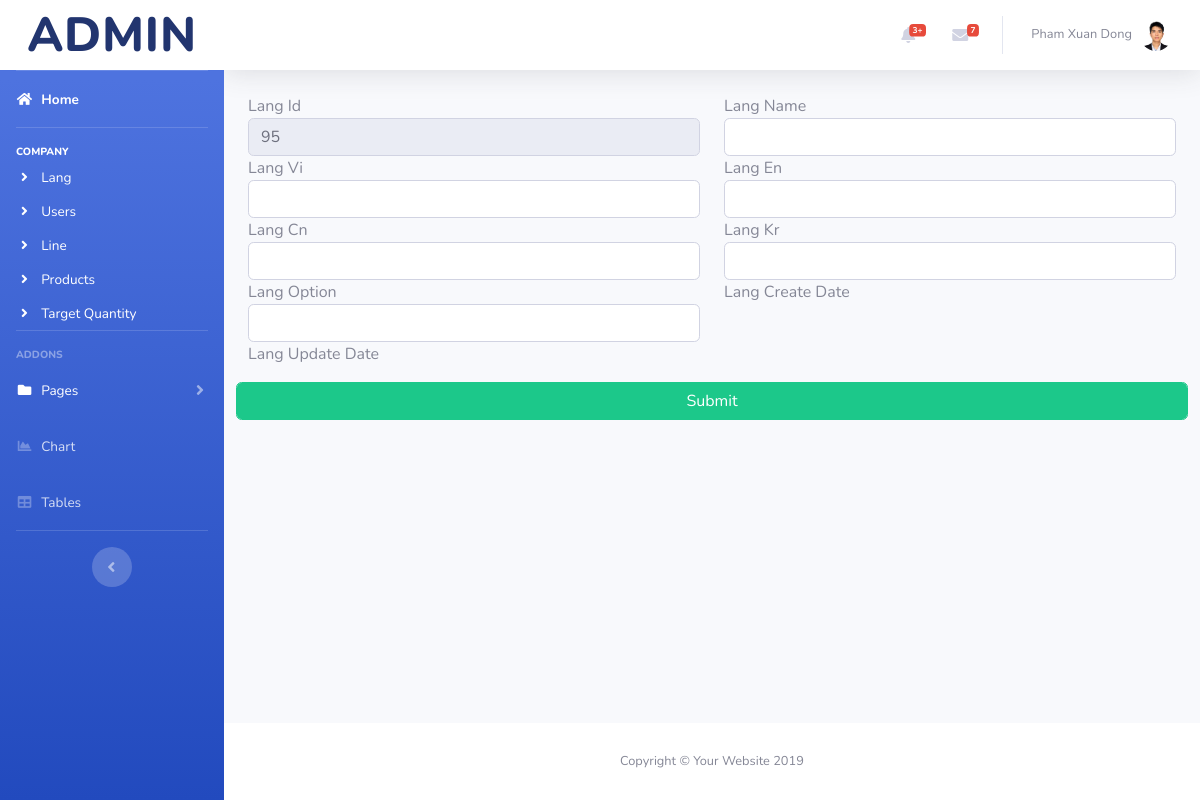
Page /system?create_Lang on the committed database.
### tables this page shows
CREATE TABLE `lang` (
  `LangId` int(6) UNSIGNED NOT NULL,
  `LangName` varchar(30) NOT NULL,
  `LangVi` varchar(200) DEFAULT NULL,
  `LangEn` varchar(200) DEFAULT NULL,
  `LangCn` varchar(200) DEFAULT NULL,
  `LangKr` varchar(200) DEFAULT NULL,
  `LangOption` int(1) DEFAULT NULL,
  `LangCreateDate` timestamp NOT NULL DEFAULT current_timestamp(),
  `LangUpdateDate` timestamp NOT NULL DEFAULT current_timestamp() ON UPDATE current_timestamp()
);

### function/db_lib.php (called while the page is built, shortened)
<?php
class db {
	public $dbh;
	public $lang="En";
	function __construct() {
		if($this->dbh = mysqli_connect(_DB_HOST_, _DB_USER_, _DB_PASS_, _DB_name_)) {
		} else {
			exit('Unable to connect to DB');
		}
		mysqli_query($this->dbh, 'SET NAMES utf8');
		mysqli_query($this->dbh, 'SET CHARACTER SET utf8');
		mysqli_query($this->dbh, 'SET character_set_results = utf8,' . 'character_set_client = utf8, character_set_connection = utf8,' . 'character_set_database = utf8, character_set_server = utf8');
	}
		public function fetchOne($query){
			$rs = mysqli_query($this->dbh,$query);
			return mysqli_fetch_assoc($rs);
		}
		public function lang($key,$value=Null) {
			$ngongu = $this->lang;
			if ($value==Null) {
				$value = implode(" ",preg_split('/(?=[A-Z])/', $key, -1, PREG_SPLIT_NO_EMPTY));
			}
			$return = $value;
			$query = "SELECT Lang".$ngongu." FROM " . _DB_PREFIX_ . "lang WHERE LangName='".$key."'" ;
			$rs = mysqli_query($this->dbh,$query);
			$result = $rs->fetch_array();
			if (isset($result['Lang'.$ngongu])) {
				$return =  $result['Lang'.$ngongu];
			}else{
				$sql = "INSERT INTO Lang(`LangName`,`LangVi`,`LangEn`,`LangCn`,`LangKr`,`LangOption`)
				VALUES('".$key."','".$value."','".$value."','".$value."','".$value."',1)";
				$result = mysqli_query( $this->dbh, $sql );
			}
			return $return;
		}
}
?>

### system/create.php (the view, shortened to what this page needs)
<?php
$sql = "Select *
        from ".$target."
        Order by ".$target."Id DESC
        ";
$ketqua = $oDB-> fetchOne($sql);
$headerar = (array_keys($ketqua));
?>
  <form action="?<?php echo $actionkey ?>" method="Post" style='width: 100%;'>
        <div class="form-group row">
    <?php
      foreach ($headerar as $key => $value) {
          echo "<div class='col-md-6'>";
          echo "<span>".$oDB->lang($value)."</span>";
          if ($value==$target.'Id') {
            echo "<input type='text' name='".$value."' id='".$value."' value='".($ketqua[$value]+1)."' class='form-control' readonly>";
          }else{
            if (strpos( $value, $target ) !== false) {
              if (strpos( $value, 'Date' ) !== false) {
              } else {
                echo "<input type='text' name='".$value."' id='".$value."' value='' class='form-control' required>";
              }
            }
          }
          echo "</div>";
      }
    ?>
        </div>
        <div class="form-group row">
          <button type="submit" class='btn btn-success form-control'>Submit</button>
        </div>
  </form>

### system/sidebar.php (shortened to what this page needs)
    <ul class="navbar-nav bg-gradient-primary sidebar sidebar-dark accordion" id="accordionSidebar">
      <a class="sidebar-brand d-flex align-items-center justify-content-center" href="../home/" Style='background-color:white;'>
        <div class="sidebar-brand-text mx-3" Style='Color:#22356f;font-size: 3em'>Admin</div>
      </a>
      <hr class="sidebar-divider my-0">
      <li class="nav-item active">
        <a class="nav-link" href="../<?php echo $page ?>">
          <i class="fas fa-fw fa-home"></i>
          <span><?php echo $oDB->lang("Home") ?></span></a>
      </li>
<?php
$arr = array(
  array('?tables_Lang', 'fa-angle-right',$oDB->lang("Lang")),
  array('?tables_Users', 'fa-angle-right',$oDB->lang("Users")),
  array('?tables_Line', 'fa-angle-right',$oDB->lang("Line")),
  array('?tables_Products', 'fa-angle-right',$oDB->lang("Products")),
  array('?tables_TargetQuantity', 'fa-angle-right',$oDB->lang("TargetQuantity")),
);
echo nav_item($oDB->lang("Company"),$arr);
?>
<hr class="sidebar-divider">
<div class="sidebar-heading">
  Addons
</div>
<?php
$arr = array(
  array('#','Login'),
  array('#','Register'),
  array('#','Forgot Password'),
  array('../404.html','404 Page')
);
echo nav_item_collapsed('Pages','fa-folder',$arr,'Pages');
echo nav_item_one('charts.html','fa-chart-area','Chart');
echo nav_item_one('tables.html','fa-table','Tables')
?>
      <hr class="sidebar-divider d-none d-md-block">
      <div class="text-center d-none d-md-inline">
        <button class="rounded-circle border-0" id="sidebarToggle"></button>
      </div>
    </ul>

### function/template.php
<?php
function nav_item($header,$arr){
$a = "
        <hr class='sidebar-divider'>
        <div class='sidebar-heading' style='color:white;'>
        ".$header."
        </div>
";
$b = '';
foreach ($arr as $key => $value) {
    $b = $b."
        <li class='nav-item'>
            <a class='nav-link' href='".$value[0]."' style='Padding:5px 16px;color:white;'>
            <i class='fas fa-fw ".$value[1]."' style='color:white;'></i>
            <span>".$value[2]."</span></a>
        </li>
    ";
}
return $a.$b;
}
function nav_item_collapsed($header,$icon,$arr,$id){
    $a = "
        <li class='nav-item'>
            <a class='nav-link collapsed' href='#' data-toggle='collapse' data-target='#".$id."' aria-expanded='true' aria-controls='collapseTwo'>
            <i class='fas fa-fw ".$icon."' style='color:white;'></i>
            <span style='color:white;'>".$header."</span>
            </a>
            <div id='".$id."' class='collapse' aria-labelledby='headingTwo' data-parent='#accordionSidebar'>
            <div class='bg-white py-2 collapse-inner rounded'>
    ";
    $b = '';
    foreach ($arr as $key => $value) {
        $b = $b."
            <a class='collapse-item' href='".$value[0]."'>".$value[1]."</a>
        ";
    }
    $c = "
            </div>
            </div>
        </li>";
    return $a.$b.$c;
    }
function nav_item_one($link,$icon,$text){
    $a = "
    <li class='nav-item'>
        <a class='nav-link' href='".$link."'>
        <i class='fas fa-fw ".$icon."'></i>
        <span>".$text."</span></a>
    </li>";
    return $a;
}

### rows in the picture
lang: LangEn "Home"
lang: LangEn "COMPANY"
lang: LangEn "Lang Id"
lang: LangId "95"
lang: LangEn "Lang Name"
lang: LangEn "Lang Vi"
lang: LangEn "Lang En"
lang: LangEn "Lang Cn"
lang: LangEn "Lang Kr"
lang: LangEn "Lang Option"
lang: LangEn "Lang Create Date"
lang: LangEn "Lang Update Date"

### other values in the picture
$value[2] "Lang Users Line Products Target Quantity"
$header "Pages"
$text "Chart Tables"
